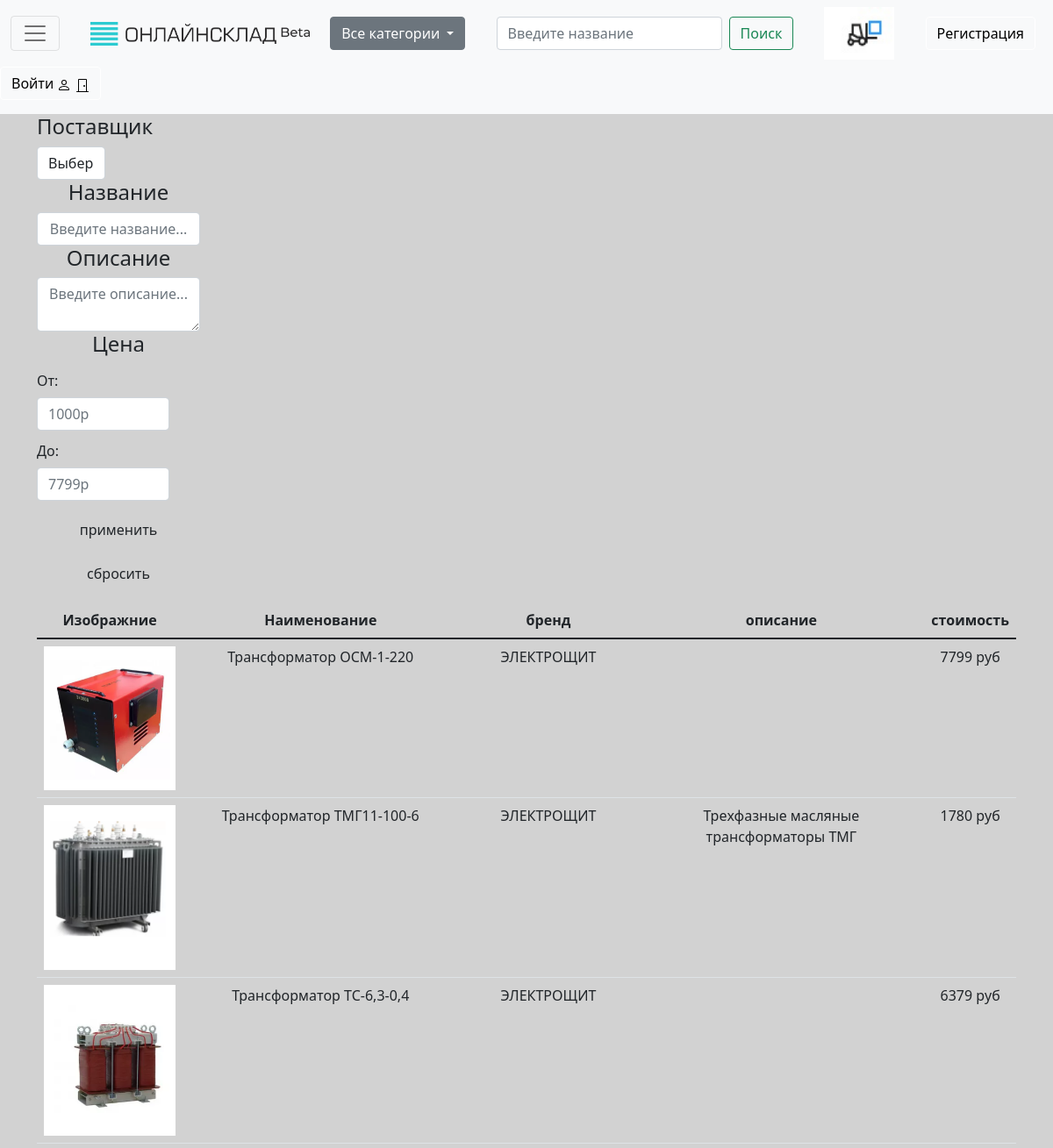
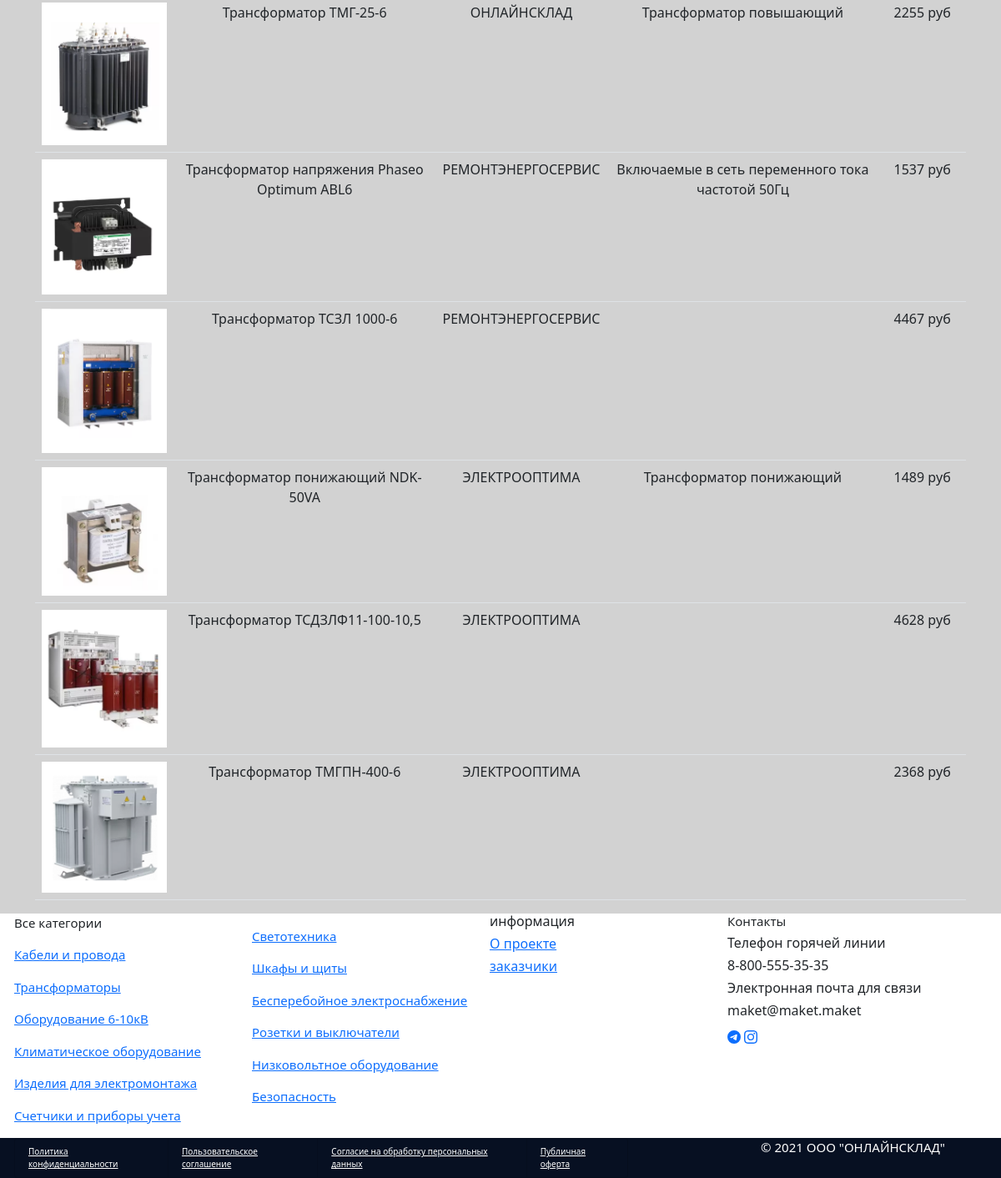
/sklad.php, run on the app's committed database (2 pictures, top to bottom).
### tables this page shows
CREATE TABLE `items` (
  `img_path` text DEFAULT NULL,
  `id` int(45) NOT NULL,
  `id_provider` int(45) NOT NULL,
  `name` varchar(255) NOT NULL,
  `description` varchar(255) NOT NULL,
  `cost` int(11) NOT NULL
);

CREATE TABLE `providers` (
  `id` int(11) NOT NULL,
  `name` varchar(35) NOT NULL
);

### include/logic.php (called while the page is built, shortened)
<?php
try {
    $pdo = new PDO('mysql:' . 'dbname=sklad1;' . 'host=localhost;'." charset=UTF8;", 'root', null);
} catch (PDOException $except) {
    die($except->getMessage());
}
function db_fetch_array(string $sql_request, array $sql_params = NULL) : array
{
    global $pdo;
    $statement = $pdo->prepare($sql_request);
    $statement->execute($sql_params);
    return $statement->fetchAll(PDO::FETCH_ASSOC);
}
function db_select_item(): array
{
    $sql = [
        'request'=>'',
        'params'=>[]
        ];
    $sql['request']= "SELECT\n"
            ."items.img_path AS img_path, \n"
            ."items.name AS name, \n"
            ."providers.name AS provider_name, \n"
            ."items.description AS description, \n"
            ."items.cost AS cost  \n"
            ."FROM items INNER JOIN providers \n"
            ."ON items.id_provider=providers.id";
    return db_fetch_array($sql['request'], $sql['params']);
}

### sklad.php (the view, shortened to what this page needs)
<?php
require_once $_SERVER['DOCUMENT_ROOT'] . "/LR2/include/logic.php";
$items = db_select_item();
?>
<!doctype html>
<html lang="ru">
<head>
    <link href="https://cdn.jsdelivr.net/npm/bootstrap@5.1.1/dist/css/bootstrap.min.css" rel="stylesheet">
    <link rel="stylesheet" href="css/style.css">
</head>
<body>
<header>
    <nav class="navbar navbar-fixed-top navbar-light bg-light ">
        <nav class="navbar">
            <div class="container-fluid ">
                <button class="navbar-toggler" type="button" data-bs-toggle="collapse" data-bs-target="#navbarToggleExternalContent" aria-controls="navbarToggleExternalContent" aria-expanded="false" aria-label="Toggle navigation">
                    <span class="navbar-toggler-icon"></span>
                </button>
            </div>
        </nav>
        <div class="logo">
            <img src="./inc/images/logo.png" alt="Лого Онлайн склад" width="250" height="27">
        </div>
        <div class="dropdown">
            <button class="btn btn-secondary dropdown-toggle" type="button" id="dropdownMenuButton1" data-bs-toggle="dropdown" aria-expanded="false">
                Все категории
            </button>
        </div>
        <nav class="navbar navbar-light bg-light">
            <div class="container-fluid">
                <form class="d-flex">
                    <input class="form-control me-2" type="search" placeholder="Введите название" aria-label="Поиск">
                    <button class="btn btn-outline-success" type="submit">Поиск</button>
                </form>
            </div>
        </nav>
        <a href="#"> <img  src="./inc/images/cart.png" width="80" height="60"  ></a>
        <nav class="navbar navbar-light bg-light">
            <form class="container-fluid justify-content-start">
                <button class="btn btn-outline-info me-2" type="button">Регистрация</button>
        </nav>
        <nav class="navbar navbar-light bg-light">
            <form class="container-fluid justify-content-start">
                <button class="btn btn-outline-info
                      me-2 sign_in" type="button">
                    Войти
                    <svg xmlns="http://www.w3.org/2000/svg" width="16" height="16" fill="currentColor" class="bi bi-door-closed" viewBox="0 0 16 16">
                        <path d="M3 2a1 1 0 0 1 1-1h8a1 1 0 0 1 1 1v13h1.5a.5.5 0 0 1 0 1h-13a.5.5 0 0 1 0-1H3V2zm1 13h8V2H4v13z"/>
                        <path d="M9 9a1 1 0 1 0 2 0 1 1 0 0 0-2 0z"/>
                    </svg>
                </button>
        </nav>
    </nav>
</header>
<div class="container text-center">
<div class="col-2 text-center">
    <form action="sklad.php" method="GET">
    <div class="col-5 ">
        <h4 class="form-header">Поставщик</h4>
        <select name="provider_name" class="form-control">
            <option value disabled selected>Выберите...</option>
        </select>
    </div>
<h4 class="form-header text-center">Название</h4>
<input name="name" type="text" class="form-control text-center" value="<?=htmlspecialchars($_GET["name"] ?? NULL) ?>" placeholder="Введите название...">
</div>
<div class="col-2 text-center">
    <h4 class="form-header">Описание</h4>
    <textarea name="description" rows="2" class="form-control text-center" placeholder="Введите описание..."><?=htmlspecialchars($_GET["description"] ?? NULL); ?></textarea>
</div>
<div class="col-2 ">
    <h4 class="form-header">Цена</h4>
    <div class="form-group row justify-content-between">
        <label for="inputCostFrom" class="col-auto col-form-label">От:</label>
        <div class="col-10">
            <input name="cost_from" type="number" class="form-control" id="inputCostFrom" value="<?=htmlspecialchars($_GET["cost_from"] ?? NULL) ?>" placeholder="1000р">
        </div>
    </div>
    <div class="form-group row justify-content-between pt-1">
        <label for="inputCostTo" class="col-auto col-form-label">До:</label>
        <div class="col-10">
            <input name="cost_to" type="number" class="form-control" id="inputCostTo" value="<?=htmlspecialchars($_GET["cost_to"] ?? NULL) ?>" placeholder="7799р">
        </div>
    </div>
    <div class="button">
        <div class="mt-auto">
            <input type="submit" name="apply" value="применить" class="btn py-1 px-4 mt-3">
            <input type="submit" name="clear" value="сбросить" class="btn  py-1 px-4 mt-3">
        </div>
    </div>
</div>
</div>
<div class="container text-center mt-3 ">
    <table class="table">
        <thead>
            <tr>
                <th scope="col">Изображние</th>
                <th scope="col">Наименование</th>
                <th scope="col">бренд</th>
                <th scope="col">описание</th>
                <th scope="col">стоимость</th>
            </tr>
        </thead>
        <tbody>
        <?php foreach($items as $item):?>
        <tr>
            <th><img src="img/<?= $item['img_path']?>" style="max-width:150px" ></th>
            <td><?= htmlspecialchars($item['name']) ?></td>
            <td><?= htmlspecialchars($item['provider_name']) ?></td>
            <td><?= htmlspecialchars($item['description']) ?></td>
            <td><?= htmlspecialchars($item['cost']) ?> руб</td>
        </tr>
        <?php endforeach; ?>
        </tbody>
    </table>
</div>
<footer>
    <div class="footer">
        <div class="container">
            <div class="row">
                <div class="col-3">
                    <p>Все категории</p>
                    <a href="#"><p>Кабели и провода</p></a>
                    <a href="#"><p>Трансформаторы</p></a>
                    <a href="#"><p>Оборудование 6-10кВ</p></a>
                    <a href="#"><p>Климатическое оборудование</p></a>
                    <a href="#"><p>Изделия для электромонтажа</p></a>
                    <a href="#"><p>Счетчики и приборы учета</p></a>
                </div>
                <div class="col-3">
                    <a href="#"><p>Светотехника </p></a>
                    <a href="#"><p>Шкафы и щиты </p></a>
                    <a href="#"><p>Бесперебойное электроснабжение </p></a>
                    <a href="#"><p>Розетки и выключатели </p></a>
                    <a href="#"><p>Низковольтное оборудование </p></a>
                    <a href="#"><p>Безопасность </p></a>
                </div>
                <div class="col-3">
                    <h6>информация</h6>
                    <a href="#"><h6>О проекте</h6> </a>
                    <a href="#"><h6>заказчики</h6></a>
                </div>
                <div class="col-3">
                    <h6 class="p">Контакты</h6>
                    <h6 class="h6">Телефон горячей линии</h6>
                    <h6>8-800-555-35-35</h6>
                    <h6 class="h6">Электронная почта для связи</h6>
                    <h6>maket@maket.maket</h6>
                    <a href="#"></a>
                    <a href="#">
                    </a>
                </div>
            </div>
        </div>
    </div>
 <div class="foot-info">
        <div class="container">
            <div class="row justify-content-between">
                <div class="col-8">
                    <div class="list-group list-group-horizontal list-group-light information">
                        <li class="list-group-item main-content but "><a class="but_url" href="#">Политика конфиденциальности</a></li>
                        <li class="list-group-item main-content but "><a class="but_url" href="#">Пользовательское соглашение</a></li>
                        <li class="list-group-item main-content but "><a class="but_url" href="#">Согласие на обработку персональных данных</a></li>
                        <li class="list-group-item main-content but "><a class="but_url" href="#">Публичная оферта</a></li></div>
                </div>
                <div class="col-auto"><p class="about">© 2021 ООО "ОНЛАЙНСКЛАД"</p></div>
            </div>
        </div>
    </div>
</footer>
</body>
</html>

### css/style.css (style rules this page uses)
.list-group { border: none; }
body { background-color: #d2d2d2; }
.main-content { background-color: #ffffff; }
.btn-outline-info { border-color: white; color: black; }
.list-group { font-size : x-small; border : white; }
footer { background: #ffffff; font-size: 15px; margin-left: -50px; }
.p { font-size: 15px; }
.foot-info { background: #071022; }
.information { background: #071022; max-width: 100%; }
.but { background-color:#071022; }
.but_url { color: white; }
.about { color: white; font-size: 15px; }

### data on the page
items: img_path (picture), name "Трансформатор ОСМ-1-220", id_provider.name "ЭЛЕКТРОЩИТ", cost "7799"
items: img_path (picture), name "Трансформатор ТМГ11-100-6", id_provider.name "ЭЛЕКТРОЩИТ", description "Трехфазные масляные трансформаторы ТМГ", cost "1780"
items: img_path (picture), name "Трансформатор ТС-6,3-0,4", id_provider.name "ЭЛЕКТРОЩИТ", cost "6379"
items: img_path (picture), name "Трансформатор ТМГ-25-6", id_provider.name "ОНЛАЙНСКЛАД", description "Трансформатор повышающий", cost "2255"
items: img_path (picture), name "Трансформатор напряжения Phaseo Optimum ABL6", id_provider.name "РЕМОНТЭНЕРГОСЕРВИС", description "Включаемые в сеть переменного тока частотой 50Гц", cost "1537"
items: img_path (picture), name "Трансформатор ТСЗЛ 1000-6", id_provider.name "РЕМОНТЭНЕРГОСЕРВИС", cost "4467"
items: img_path (picture), name "Трансформатор понижающий NDK-50VA", id_provider.name "ЭЛЕКТРООПТИМА", description "Трансформатор понижающий", cost "1489"
items: img_path (picture), name "Трансформатор ТСДЗЛФ11-100-10,5", id_provider.name "ЭЛЕКТРООПТИМА", cost "4628"
items: img_path (picture), name "Трансформатор ТМГПН-400-6", id_provider.name "ЭЛЕКТРООПТИМА", cost "2368"
